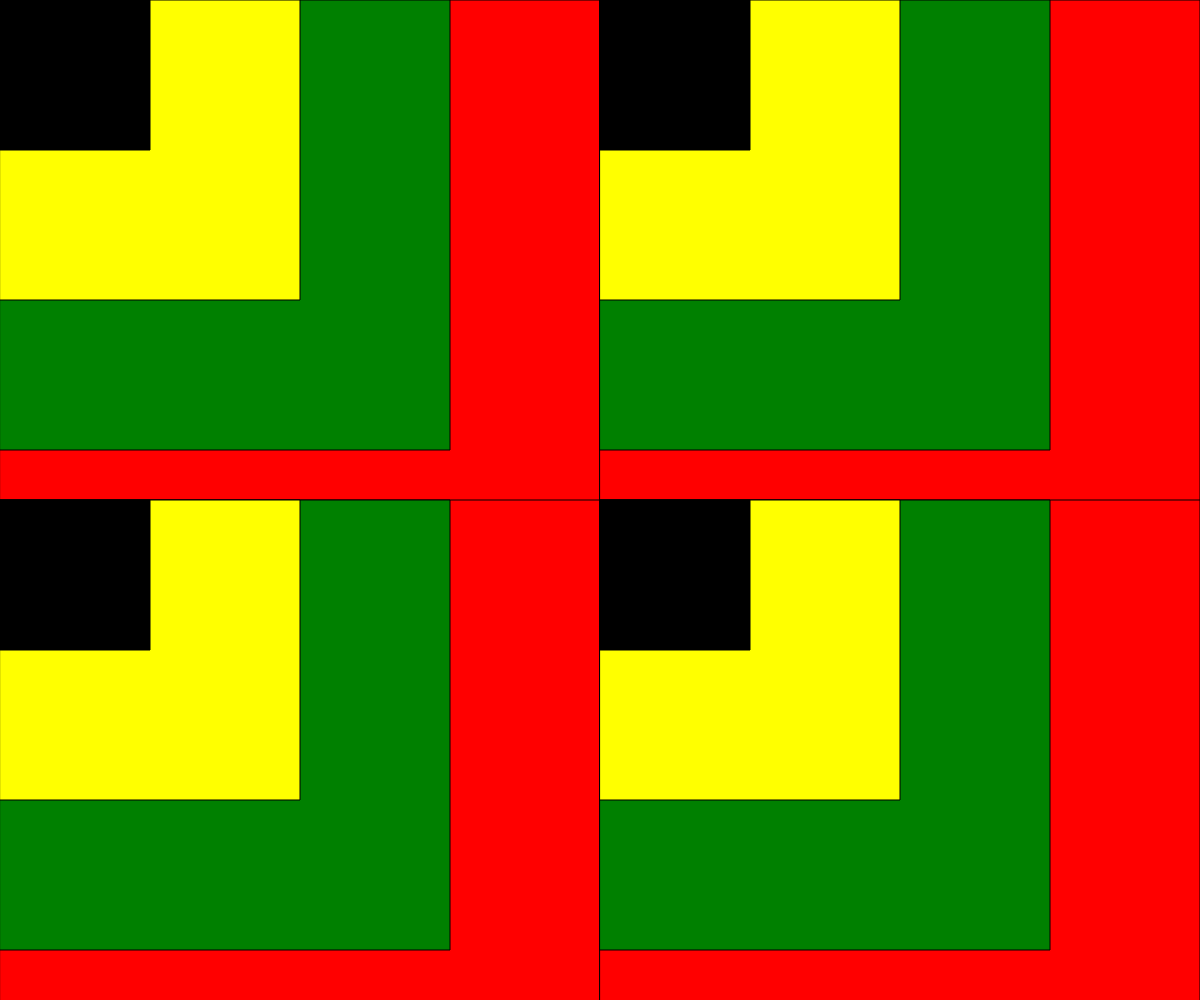
Frame 1 (no input)
Frame 60 (no input): identical to frame 1, image omitted
Frame 120 (the mouse pressed at the canvas centre since frame 60): identical to frame 1, image omitted

The p5.js sketch that drew this single still picture (run headless with seeded random() and noise() and a simulated clock; from frame 60 on, the mouse is pressed at the canvas centre):

// p5.js sketch
// ── sketch.js
let w;
let h;
let x;
let y;
function setup() {
  createCanvas(windowWidth, windowHeight);
}
function draw() {
  background(220);
  w = width / 2
  h = height / 2
  translate(-w/2,-h/2);
  drawBulleye(w/2, h/2, w, h)
  drawBulleye(w/2+w, h/2, w, h)
  drawBulleye(w/2, h/2+h, w, h)
  drawBulleye(w/2+w, h/2+h, w, h)
}
function drawBulleye(x,y,w,h) {
  // circle(x, y, d)
  fill('red')
  // circle(200, 200, 400)
  square(x, y, w)
  fill('green')
  // square(200, 200, 300 )
  square(x, y, w * 0.75)
  fill('yellow')
  // square(200, 200, 200)
  square(x, y, w * 200 / 400)
  fill('black');
  // square(200, 200, 100)
  square(x, y, w * 100 / 400)
}
